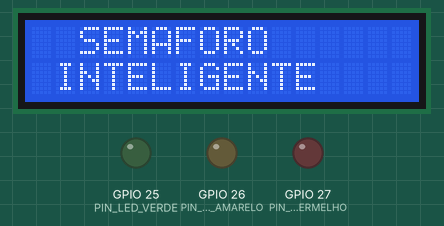
Simulated run of this sketch. Board: ESP32. On the bench: 16×2 character LCD, output pins drawn as LEDs (lit = HIGH). What the sketch prints to the serial monitor is not drawn.

Above: at 0.1 s.
At 2.2 s:
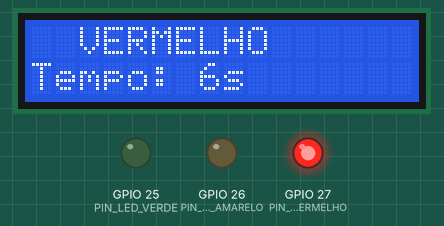
At 3.3 s:
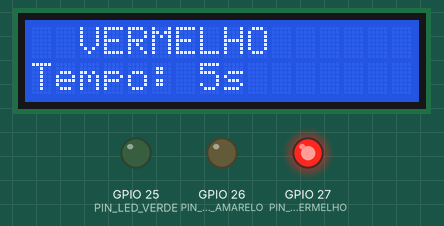
At 5.3 s:
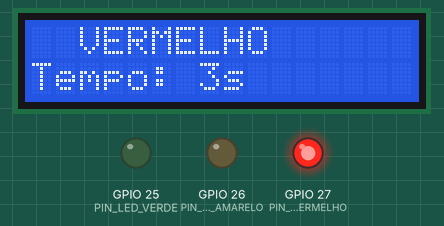
At 8.3 s:
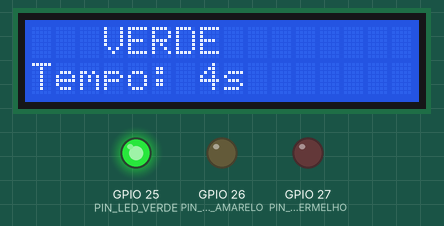
At 13.5 s:
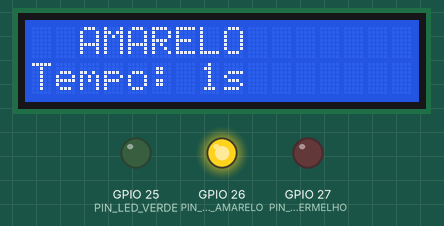
Timing chart, 0 to 40.0 s (numbered marks = the images above):
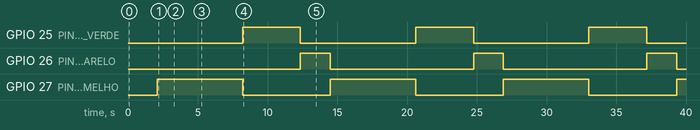

The sketch:

ponderada-3.ino
```cpp
/*
 * Controle de Semáforo com Display LCD
 *
 * Descrição: Sistema de controle de semáforo com três fases
 * - Vermelho: 6 segundos
 * - Verde: 4 segundos
 * - Amarelo: 2 segundos
 *
 * Componentes:
 * - LEDs: Vermelho (pino 27), Amarelo (pino 26), Verde (pino 25)
 * - Display LCD I2C: SDA (pino 21), SCL (pino 22)
 *
 * Autor: Davi Duarte
 */

#include <Wire.h>
#include <LiquidCrystal_I2C.h>

#define PIN_LED_VERMELHO 27
#define PIN_LED_AMARELO  26
#define PIN_LED_VERDE    25

#define TEMPO_VERMELHO 6000  // 6 segundos
#define TEMPO_VERDE    4000  // 4 segundos
#define TEMPO_AMARELO  2000  // 2 segundos

enum FaseSemaforo {
  FASE_VERMELHO = 0,
  FASE_VERDE    = 1,
  FASE_AMARELO  = 2
};

struct ControleSemaforo {
  uint8_t* pinVermelho; // Ponteiro para o pino do LED vermelho
  uint8_t* pinAmarelo; // Ponteiro para o pino do LED amarelo
  uint8_t* pinVerde; // Ponteiro para o pino do LED verde
  FaseSemaforo faseAtual; // Fase atual do semáforo
  unsigned long* tempoInicio; // Ponteiro para controle de tempo
};

LiquidCrystal_I2C lcd(0x27, 16, 2);

// Variáveis que serão acessadas por ponteiros
uint8_t pinoVermelho = PIN_LED_VERMELHO;
uint8_t pinoAmarelo = PIN_LED_AMARELO;
uint8_t pinoVerde = PIN_LED_VERDE;
unsigned long tempoInicioFase = 0;

ControleSemaforo* controle;

void inicializarSemaforo(ControleSemaforo** ctrl);
void atualizarSemaforo(ControleSemaforo* ctrl);
void mudarFase(ControleSemaforo* ctrl, FaseSemaforo novaFase);
void atualizarLCD(FaseSemaforo fase, int tempoRestante);
int calcularTempoRestante(ControleSemaforo* ctrl);
unsigned long obterDuracaoFase(FaseSemaforo fase);

void setup() {
  Serial.begin(115200);

  // Configurar pinos dos LEDs como saída
  pinMode(PIN_LED_VERMELHO, OUTPUT);
  pinMode(PIN_LED_AMARELO, OUTPUT);
  pinMode(PIN_LED_VERDE, OUTPUT);

  // Garantir que todos os LEDs iniciem apagados
  digitalWrite(PIN_LED_VERMELHO, LOW);
  digitalWrite(PIN_LED_AMARELO, LOW);
  digitalWrite(PIN_LED_VERDE, LOW);

  // Iniciar display LCD
  lcd.init();
  lcd.backlight();
  lcd.clear();

  // Mensagem fofinha no LCD
  lcd.setCursor(0, 0);
  lcd.print("  SEMAFORO  ");
  lcd.setCursor(0, 1);
  lcd.print(" INTELIGENTE ");
  delay(2000);
  lcd.clear();

  // Iniciar controle do semaforo
  inicializarSemaforo(&controle);

  // Iniciar no vermelho
  mudarFase(controle, FASE_VERMELHO);

  Serial.println("Sistema pronto!");
}

void loop() {
  // Atualizar estado do semáforo
  atualizarSemaforo(controle);

  // Atualizar display LCD sempre
  int tempoRestante = calcularTempoRestante(controle);
  atualizarLCD(controle->faseAtual, tempoRestante);

  // Delay de 100ms pra não explodir nosso arduino de processamento
  delay(100);
}

void inicializarSemaforo(ControleSemaforo** ctrl) {
  // Alocar memória para a estrutura usando ponteiro duplo (tive q pesquisar mt complexo)
  *ctrl = (ControleSemaforo*)malloc(sizeof(ControleSemaforo));

  // Atribuir os ponteiros pros pinos e controle de tempo
  (*ctrl)->pinVermelho = &pinoVermelho;
  (*ctrl)->pinAmarelo = &pinoAmarelo;
  (*ctrl)->pinVerde = &pinoVerde;
  (*ctrl)->tempoInicio = &tempoInicioFase;
  (*ctrl)->faseAtual = FASE_VERMELHO;

  Serial.println("Estrutura de controle inicializada com ponteiros");
}

void atualizarSemaforo(ControleSemaforo* ctrl) {
  unsigned long tempoDecorrido = millis() - *(ctrl->tempoInicio);
  unsigned long duracaoFaseAtual = obterDuracaoFase(ctrl->faseAtual);

  // Ver se ja pode mudar de fase
  if (tempoDecorrido >= duracaoFaseAtual) {
    // Lógica de negócio pra alterar pra prox fase
    FaseSemaforo proximaFase;

    switch (ctrl->faseAtual) {
      case FASE_VERMELHO:
        proximaFase = FASE_VERDE;
        break;
      case FASE_VERDE:
        proximaFase = FASE_AMARELO;
        break;
      case FASE_AMARELO:
        proximaFase = FASE_VERMELHO;
        break;
    }

    // Agora sim mudar para a próxima fase :)
    mudarFase(ctrl, proximaFase);
  }
}

void mudarFase(ControleSemaforo* ctrl, FaseSemaforo novaFase) {
  // Apagar todos os LEDs usando ponteiros para os pinos
  digitalWrite(*(ctrl->pinVermelho), LOW);
  digitalWrite(*(ctrl->pinAmarelo), LOW);
  digitalWrite(*(ctrl->pinVerde), LOW);

  // Acender o LED da nova fase
  switch (novaFase) {
    case FASE_VERMELHO:
      digitalWrite(*(ctrl->pinVermelho), HIGH);
      Serial.println(">>> FASE: VERMELHO (6s)");
      break;

    case FASE_VERDE:
      digitalWrite(*(ctrl->pinVerde), HIGH);
      Serial.println(">>> FASE: VERDE (4s)");
      break;

    case FASE_AMARELO:
      digitalWrite(*(ctrl->pinAmarelo), HIGH);
      Serial.println(">>> FASE: AMARELO (2s)");
      break;
  }

  // Atualizar fase e tempo usando ponteiro
  ctrl->faseAtual = novaFase;
  *(ctrl->tempoInicio) = millis();
}

void atualizarLCD(FaseSemaforo fase, int tempoRestante) {
  // Primeira linha: nome da fase
  lcd.setCursor(0, 0);
  lcd.print("                "); // Limpar linha
  lcd.setCursor(0, 0);

  switch (fase) {
    case FASE_VERMELHO:
      lcd.print("  VERMELHO  ");
      break;
    case FASE_VERDE:
      lcd.print("   VERDE    ");
      break;
    case FASE_AMARELO:
      lcd.print("  AMARELO   ");
      break;
  }

  // Segunda linha: tempo restante
  lcd.setCursor(0, 1);
  lcd.print("                "); // Limpar linha
  lcd.setCursor(0, 1);
  lcd.print("Tempo: ");
  lcd.print(tempoRestante);
  lcd.print("s  ");
}

/**
 * Calcula o tempo restante da fase atual em segundos
 */
int calcularTempoRestante(ControleSemaforo* ctrl) {
  unsigned long tempoDecorrido = millis() - *(ctrl->tempoInicio);
  unsigned long duracaoFase = obterDuracaoFase(ctrl->faseAtual);
  unsigned long tempoRestanteMs = duracaoFase - tempoDecorrido;

  return (tempoRestanteMs + 999) / 1000;
}

unsigned long obterDuracaoFase(FaseSemaforo fase) {
  switch (fase) {
    case FASE_VERMELHO:
      return TEMPO_VERMELHO;
    case FASE_VERDE:
      return TEMPO_VERDE;
    case FASE_AMARELO:
      return TEMPO_AMARELO;
    default:
      return TEMPO_VERMELHO;
  }
}
```

Measured:
- by itself, GPIO 25 (PIN_LED_VERDE): alternates HIGH for 4.1 s and LOW for 8.3 s
- by itself, GPIO 26 (PIN_LED_AMARELO): alternates HIGH for 2.1 s and LOW for 10.3 s
- by itself, GPIO 27 (PIN_LED_VERMELHO): alternates HIGH for 6.1 s and LOW for 6.3 s
- what the display in image 1 shows lasts 1.1 s, from 2.1 s to 3.2 s
